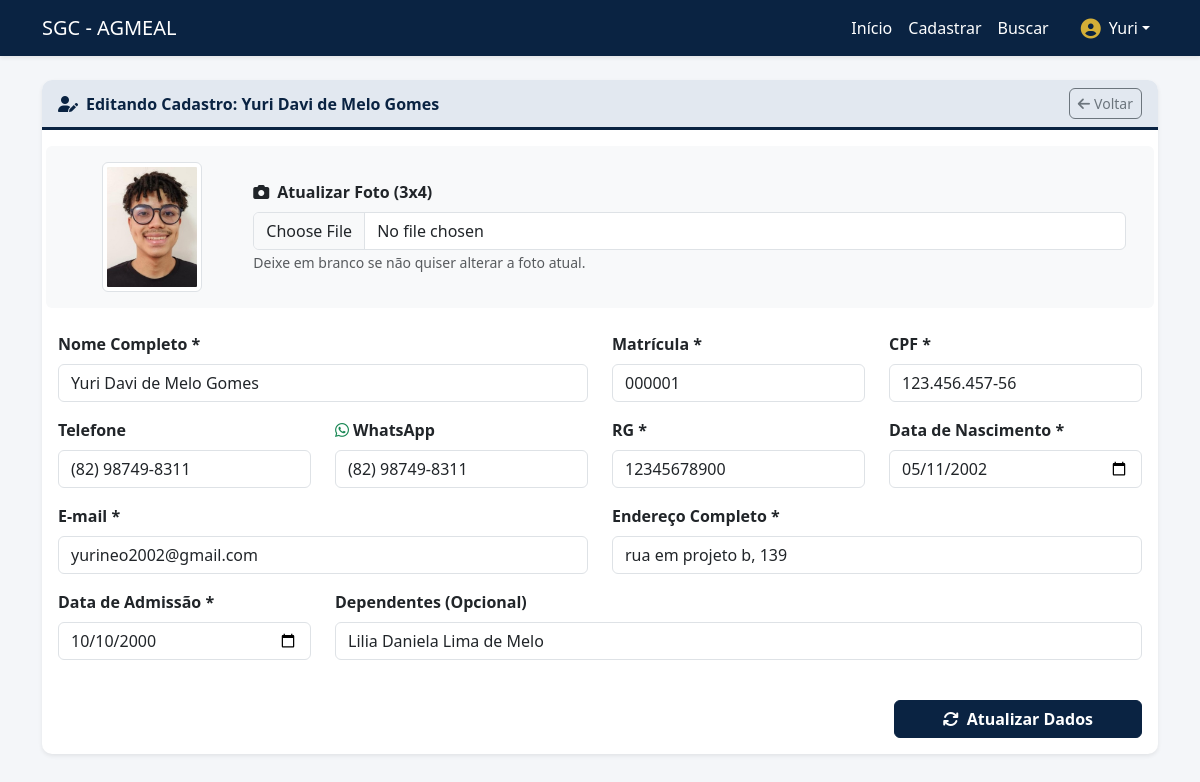
/editar/1 (signed in), run on the app's committed database.
### app/database.py (models this page shows)
class Associado(db.Model):
    __tablename__ = 'associados'
    id = db.Column(db.Integer, primary_key=True)
    nome = db.Column(db.String(100), nullable=False)
    matricula = db.Column(db.String(20), unique=True, nullable=False)
    rg = db.Column(db.String(20), nullable=False)
    cpf = db.Column(db.String(14), unique=True, nullable=False)
    telefone = db.Column(db.String(15), nullable=True)
    telefone_whatsapp = db.Column(db.String(15), nullable=True)
    foto_perfil = db.Column(db.String(255), nullable=True) # Guarda o nome da imagem salva
    endereco = db.Column(db.Text, nullable=False)
    data_nascimento = db.Column(db.Date, nullable=False)
    email = db.Column(db.String(100), nullable=False)
    data_admissao = db.Column(db.Date, nullable=False)
    dependentes = db.Column(db.Text, nullable=True)
    data_criacao = db.Column(db.DateTime, default=datetime.utcnow)

### app/main.py (the view, shortened to what this page needs)
@app.route('/editar/<int:id>', methods=['GET', 'POST'])
@login_required
def editar(id):
    associado = Associado.query.get_or_404(id)
    return render_template('editar.html', username=session.get('username'), associado=associado)

### app/main.py (called while the page is built)
@app.before_request
def verificar_primeiro_acesso():
    if request.endpoint in ['setup', 'static']:
        return
    if Usuario.query.count() == 0:
        return redirect(url_for('setup'))

def login_required(f):
    @wraps(f)
    def decorated_function(*args, **kwargs):
        if 'usuario_id' not in session:
            flash('Por favor, faça login para acessar o sistema.', 'warning')
            return redirect(url_for('login'))
        return f(*args, **kwargs)
    return decorated_function

### app/templates/editar.html (shortened to what this page needs)
{% extends "base.html" %}
{% block content %}
<div class="card shadow-sm border-0">
    <div class="card-header card-header-agmeal d-flex justify-content-between align-items-center">
        <span><i class="fa-solid fa-user-pen me-2"></i>Editando Cadastro: {{ associado.nome }}</span>
        <a href="/buscar" class="btn btn-sm btn-outline-secondary"><i class="fa-solid fa-arrow-left me-1"></i>Voltar</a>
    </div>
    <div class="card-body">
        <form action="/editar/{{ associado.id }}" method="POST" enctype="multipart/form-data">
            <div class="row mb-4 bg-light p-3 rounded align-items-center">
                <div class="col-md-2 text-center">
                    {% if associado.foto_perfil %}
                        <img src="{{ url_for('static', filename='uploads/fotos/' ~ associado.foto_perfil) }}" class="img-thumbnail" style="width: 100px; height: 130px; object-fit: cover;">
                    {% else %}
                        <div class="border rounded bg-white text-muted d-flex align-items-center justify-content-center" style="width: 100px; height: 130px;">Sem Foto</div>
                    {% endif %}
                </div>
                <div class="col-md-10">
                    <label class="form-label fw-bold"><i class="fa-solid fa-camera me-2"></i>Atualizar Foto (3x4)</label>
                    <input type="file" class="form-control" name="foto_perfil" accept="image/png, image/jpeg">
                    <small class="text-muted">Deixe em branco se não quiser alterar a foto atual.</small>
                </div>
            </div>
            <div class="row">
                <div class="col-md-6 mb-3">
                    <label class="form-label fw-bold">Nome Completo *</label>
                    <input type="text" class="form-control" name="nome" value="{{ associado.nome }}" required>
                </div>
                <div class="col-md-3 mb-3">
                    <label class="form-label fw-bold">Matrícula *</label>
                    <input type="text" class="form-control" name="matricula" value="{{ associado.matricula }}" maxlength="20" required>
                </div>
                <div class="col-md-3 mb-3">
                    <label class="form-label fw-bold">CPF *</label>
                    <input type="text" class="form-control" name="cpf" value="{{ associado.cpf }}" maxlength="14" oninput="mascaraCPF(this)" required>
                </div>
            </div>
            <div class="row">
                <div class="col-md-3 mb-3">
                    <label class="form-label fw-bold">Telefone</label>
                    <input type="text" class="form-control" name="telefone" value="{{ associado.telefone or '' }}" maxlength="15" oninput="mascaraTelefone(this)">
                </div>
                <div class="col-md-3 mb-3">
                    <label class="form-label fw-bold"><i class="fa-brands fa-whatsapp text-success me-1"></i>WhatsApp</label>
                    <input type="text" class="form-control" name="telefone_whatsapp" value="{{ associado.telefone_whatsapp or '' }}" maxlength="15" oninput="mascaraTelefone(this)">
                </div>
                <div class="col-md-3 mb-3">
                    <label class="form-label fw-bold">RG *</label>
                    <input type="text" class="form-control" name="rg" value="{{ associado.rg }}" maxlength="20" required>
                </div>
                <div class="col-md-3 mb-3">
                    <label class="form-label fw-bold">Data de Nascimento *</label>
                    <input type="date" class="form-control" name="data_nascimento" value="{{ associado.data_nascimento.strftime('%Y-%m-%d') }}" required>
                </div>
            </div>
            <div class="row">
                <div class="col-md-6 mb-3">
                    <label class="form-label fw-bold">E-mail *</label>
                    <input type="email" class="form-control" name="email" value="{{ associado.email }}" required>
                </div>
                <div class="col-md-6 mb-3">
                    <label class="form-label fw-bold">Endereço Completo *</label>
                    <input type="text" class="form-control" name="endereco" value="{{ associado.endereco }}" required>
                </div>
            </div>
            <div class="row">
                <div class="col-md-3 mb-3">
                    <label class="form-label fw-bold">Data de Admissão *</label>
                    <input type="date" class="form-control" name="data_admissao" value="{{ associado.data_admissao.strftime('%Y-%m-%d') }}" required>
                </div>
                <div class="col-md-9 mb-3">
                    <label class="form-label fw-bold">Dependentes (Opcional)</label>
                    <input type="text" class="form-control" name="dependentes" value="{{ associado.dependentes or '' }}">
                </div>
            </div>
            <div class="d-grid gap-2 d-md-flex justify-content-md-end mt-4">
                <button type="submit" class="btn btn-primary-agmeal px-5 fw-bold"><i class="fa-solid fa-arrows-rotate me-2"></i>Atualizar Dados</button>
            </div>
        </form>
    </div>
</div>
{% endblock %}

### app/templates/base.html (shortened to what this page needs)
<!DOCTYPE html>
<html lang="pt-br">
<head>
    <link href="https://cdn.jsdelivr.net/npm/bootstrap@5.3.2/dist/css/bootstrap.min.css" rel="stylesheet">
    <link rel="stylesheet" href="{{ url_for('static', filename='css/style.css') }}">
    <link rel="stylesheet" href="https://cdnjs.cloudflare.com/ajax/libs/font-awesome/6.4.2/css/all.min.css">
</head>
<body>
    <nav class="navbar navbar-expand-lg navbar-agmeal shadow-sm">
        <div class="container">
            <a class="navbar-brand" href="/">SGC - AGMEAL</a>
            <div class="navbar-nav ms-auto align-items-center">
                <a class="nav-link" href="/">Início</a>
                <a class="nav-link" href="/cadastro">Cadastrar</a>
                <a class="nav-link" href="/buscar">Buscar</a>
                <div class="dropdown ms-3">
                    <a href="#" class="nav-link dropdown-toggle text-light d-flex align-items-center" role="button" data-bs-toggle="dropdown" aria-expanded="false">
                        <i class="fa-solid fa-circle-user fa-lg me-2" style="color: var(--agmeal-ouro);"></i>
                        <span class="text-capitalize">{{ username }}</span>
                    </a>
                </div>
            </div>
        </div>
    </nav>
    <div class="container mt-4">
        {% block content %}
        {% endblock %}
    </div>
</body>
</html>

### app/static/css/style.css (style rules this page uses)
:root { --agmeal-azul: #0A2342; --agmeal-azul-claro: #143866; --agmeal-ouro: #D4AF37; --agmeal-ouro-escuro: #B8962F; }
body { background-color: #F4F6F9; font-family: 'Segoe UI', Tahoma, Geneva, Verdana, sans-serif; }
.navbar-agmeal { background-color: var(--agmeal-azul); }
.navbar-agmeal .navbar-brand, .navbar-agmeal .nav-link { color: white !important; transition: color 0.3s ease; }
.card { border: none; border-radius: 10px; transition: all 0.3s ease; }
.card-header-agmeal { background-color: #E2E8F0; border-bottom: 3px solid var(--agmeal-azul); color: var(--agmeal-azul); font-weight: bold; border-radius: 10px 10px 0 0 !important; }
.btn { transition: all 0.25s ease-in-out; border-radius: 6px; }
.btn-primary-agmeal { background-color: var(--agmeal-azul); border-color: var(--agmeal-azul); color: white; }

### data on the page
Associado: nome "Yuri Davi de Melo Gomes", foto_perfil (picture), matricula "000001", cpf "123.456.457-56", telefone "(82) 98749-8311", telefone_whatsapp "(82) 98749-8311", rg "12345678900", data_nascimento "05/11/2002", email "yurineo2002@gmail.com", endereco "rua em projeto b, 139", data_admissao "10/10/2000", dependentes "Lilia Daniela Lima de Melo"

### other printed values
{{ username }} "Yuri"
